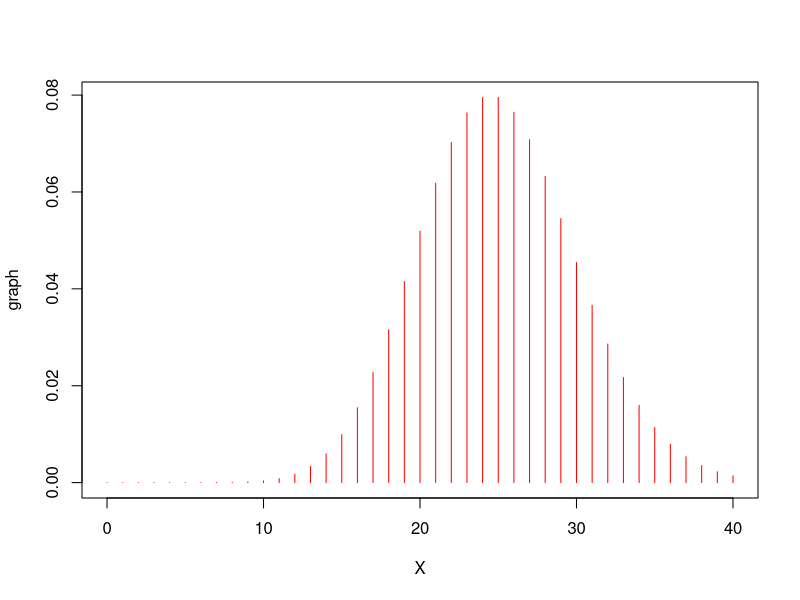
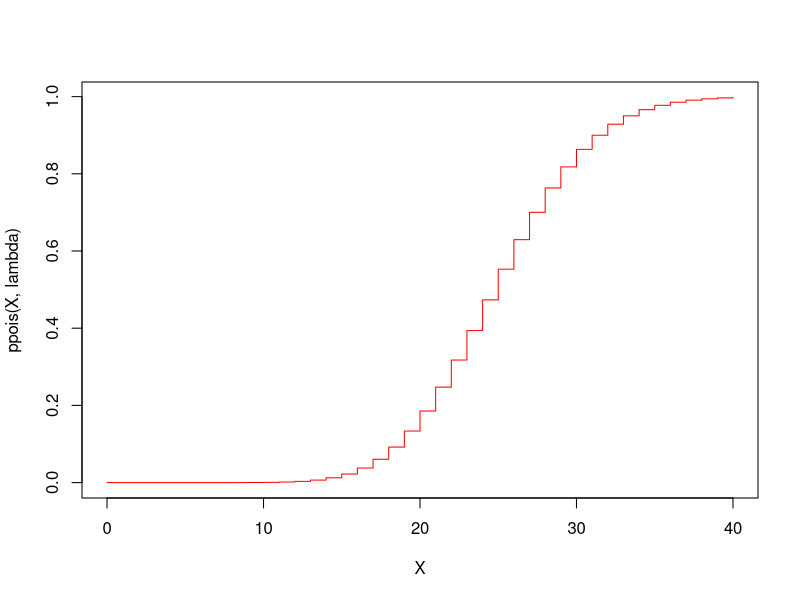
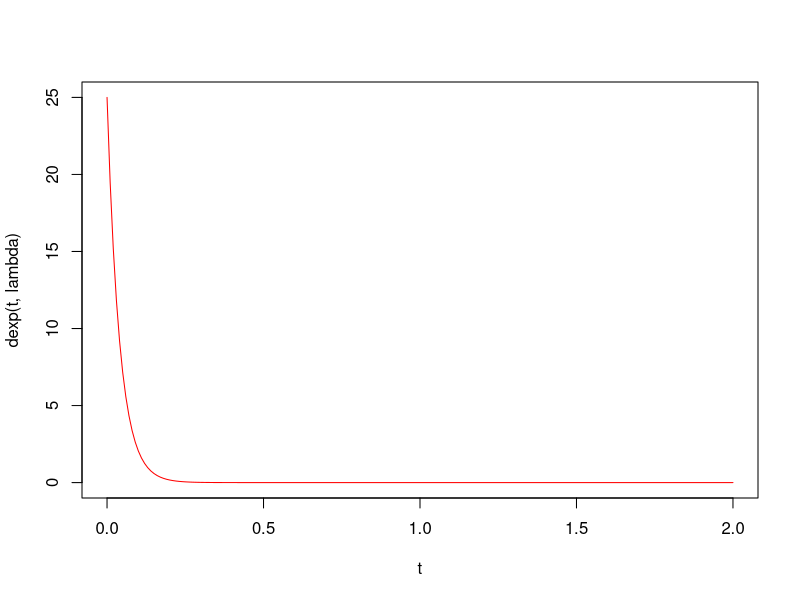
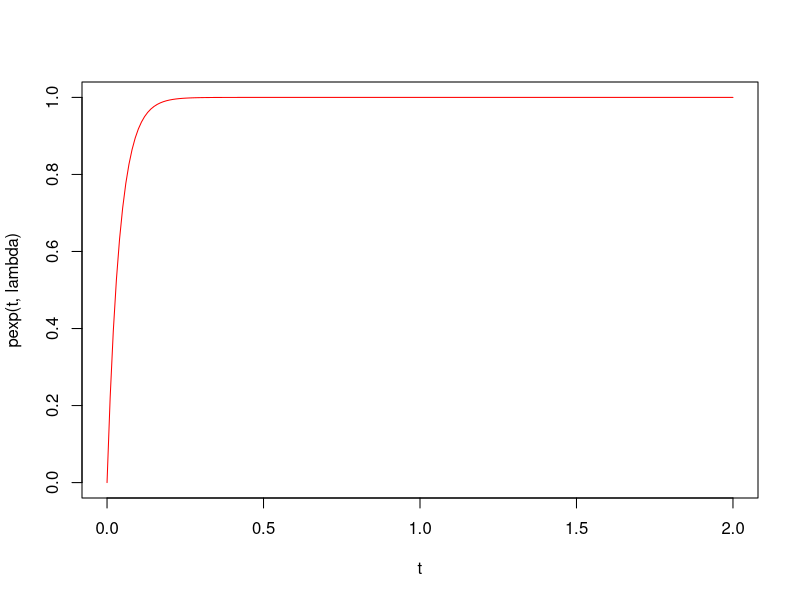

Here is the R script that generated these plots, in order:
#POISSON

##P(x=20)
x<- 20
lambda<- 25 #lambda = esperanza
f<- (exp(-lambda)*lambda^x)/factorial(x) #distr. de masa de probailidada
dpois(x,lambda) #dpois=f 

##función de distribución de f
X<- 0:40
graph<- dpois(X,lambda)
plot(X, graph, type='h', col= 'red')

## P(x<=20)
ppois(x, lambda)# ppois=F

##P(18<=x<=22)
ppois(22,lambda)-ppois(17,lambda)

#distribución de F
plot(X, ppois(X,lambda), type='s', col='red')

#Mediana F(Xm)=0.5
qpois(0.5, lambda)

#1er cuartil
qpois(0.25, lambda)

##Resumen
#d= f(x)
#p= F(x)
#q= F^-1(x)
#r= simular

#EXPONENCIAL

#apartado 1 P(T=0.033)
dpois(0, 0.033*lambda) #f(0)= e^-lambda*t ( se pasa de Poisson a exponencial), t es el tiempo entre 2 eventos de Poisson
dexp(0.033, lambda) #como es continua=0, porque el area es 0 (lo anterior da mal)

#apartado 2 P(T>=0.52)
1-pexp(0.052, lambda)

#función de densidad
t<- seq(0,2, 0.01)
plot(t, dexp(t, lambda), type='l', col='red')

#función de distribución 
plot(t, pexp(t, lambda), type='l', col='red')

#apartado 3
n<- 500000
mean(rexp(n,lambda))
1/25 #tiempo esperado entre los dos sucesos



